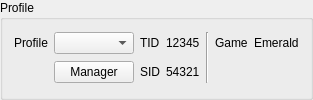
    <widget class="QGroupBox" name="groupBoxProfile">
     <property name="title">
      <string>Profile</string>
     </property>
     <layout class="QGridLayout" name="gridLayout_4">
      <item row="0" column="0">
       <widget class="QLabel" name="labelProfile">
        <property name="text">
         <string>Profile</string>
        </property>
       </widget>
      </item>
      <item row="0" column="1">
       <widget class="QComboBox" name="comboBoxProfiles"/>
      </item>
      <item row="0" column="2">
       <widget class="QLabel" name="labelProfileTID">
        <property name="text">
         <string>TID</string>
        </property>
       </widget>
      </item>
      <item row="0" column="3">
       <widget class="QLabel" name="labelProfileTIDValue">
        <property name="text">
         <string notr="true">12345</string>
        </property>
       </widget>
      </item>
      <item row="0" column="4" rowspan="2">
       <widget class="Line" name="line">
        <property name="orientation">
         <enum>Qt::Vertical</enum>
        </property>
       </widget>
      </item>
      <item row="0" column="5">
       <widget class="QLabel" name="labelProfileGame">
        <property name="text">
         <string>Game</string>
        </property>
       </widget>
      </item>
      <item row="0" column="6">
       <widget class="QLabel" name="labelProfileGameValue">
        <property name="text">
         <string>Emerald</string>
        </property>
       </widget>
      </item>
      <item row="1" column="1">
       <widget class="QPushButton" name="pushButtonProfileManager">
        <property name="text">
         <string>Manager</string>
        </property>
       </widget>
      </item>
      <item row="1" column="2">
       <widget class="QLabel" name="labelProfileSID">
        <property name="text">
         <string>SID</string>
        </property>
       </widget>
      </item>
      <item row="1" column="3">
       <widget class="QLabel" name="labelProfileSIDValue">
        <property name="text">
         <string notr="true">54321</string>
        </property>
       </widget>
      </item>
     </layout>
    </widget>
